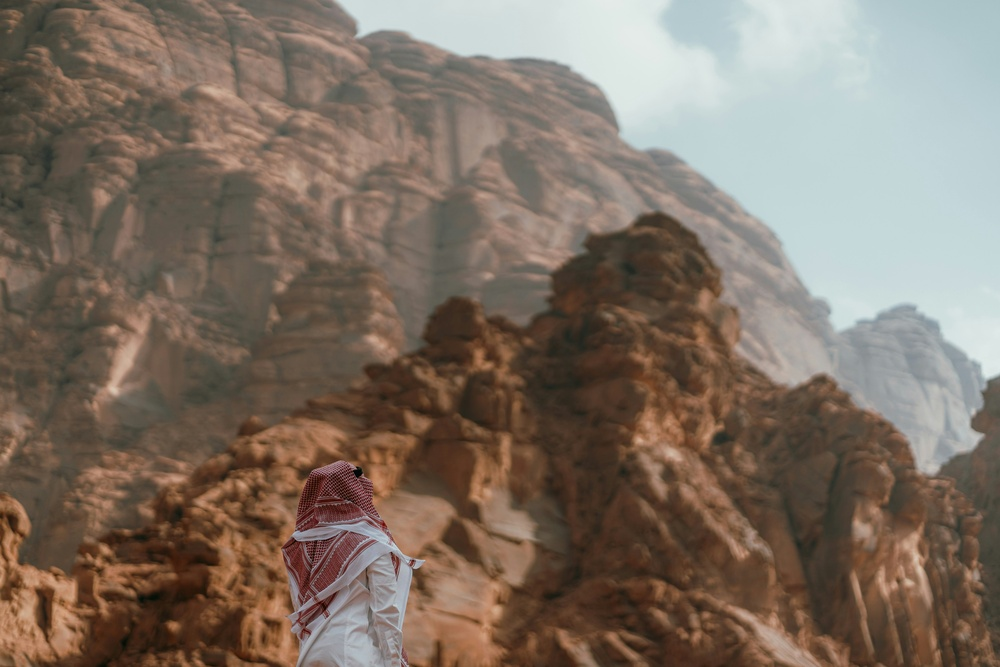
#> input picture image1.jpg, 1000 x 667 px, shrunk from 5400 x 3600 before the run
$ python -i image_compression.py   (imports and definitions only)
#> lines starting #> are read from the running program, lines starting #| are printed output that depends on the picture
import numpy as np
import cv2
from sklearn.decomposition import PCA

def compress_image(image_path, output_path, n_components=50):
    # Load image and convert to RGB
#> called with image_path = 'image1.jpg', output_path = 'out.png', n_components = 50
    img = cv2.cvtColor(cv2.imread(image_path), cv2.COLOR_BGR2RGB)

    # Split into channels
    blue, green, red = cv2.split(img)
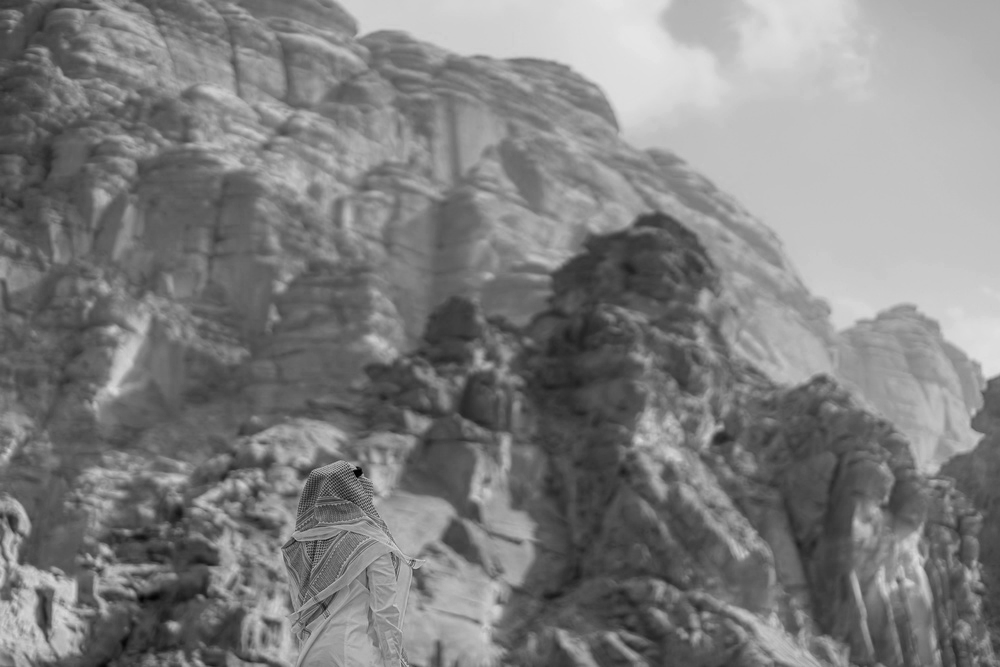
#> blue: shape (667, 1000); min 0, max 229, mean 127.2
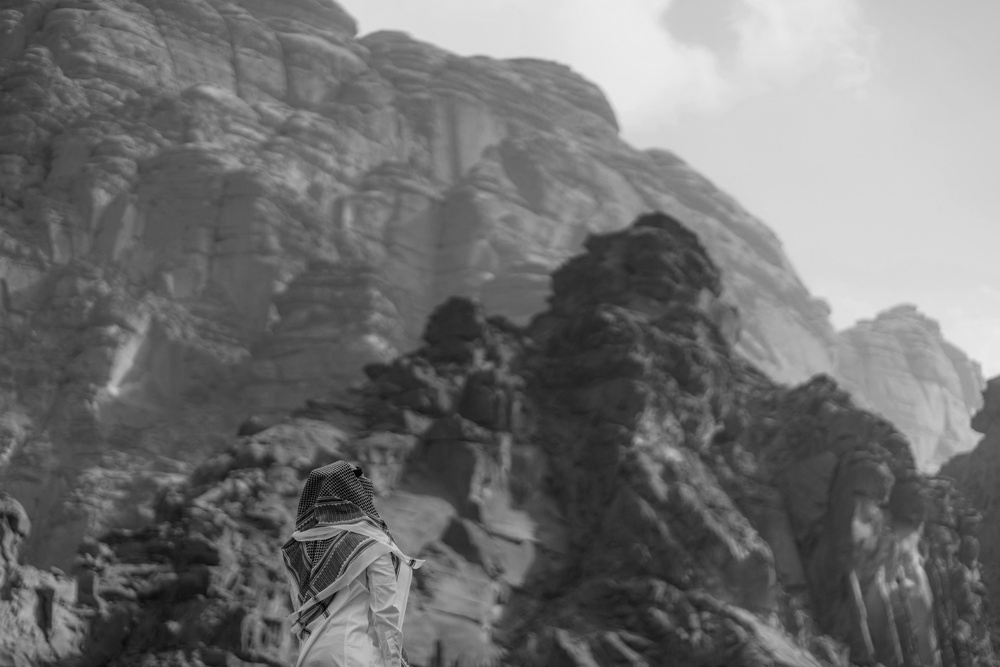
#> green: shape (667, 1000); min 0, max 236, mean 112.9
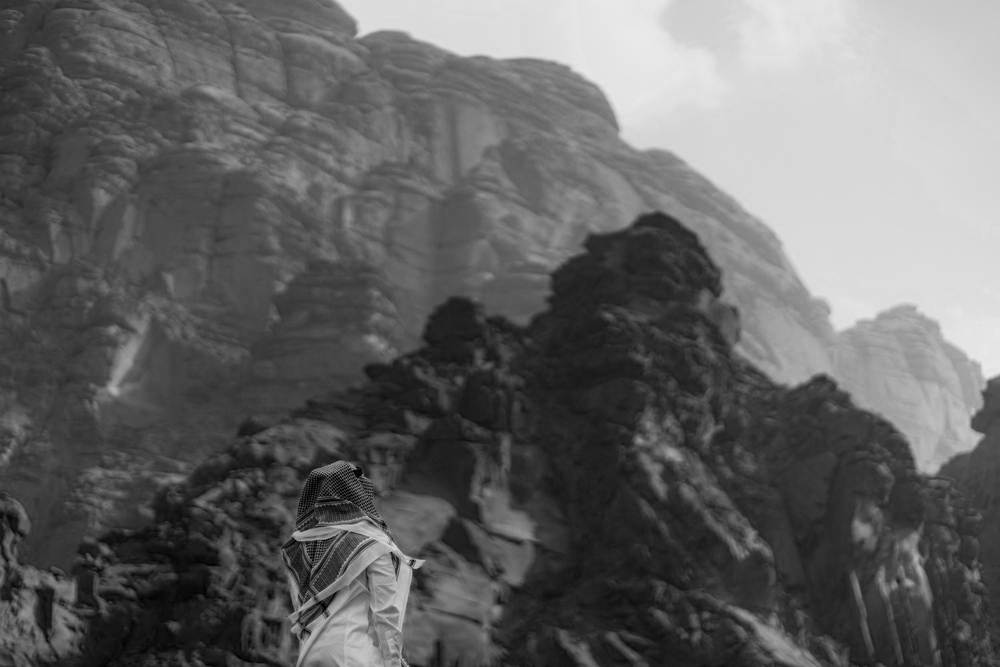
#> red: shape (667, 1000); min 0, max 233, mean 100.5

    # Normalize channels
    df_blue = blue / 255.0
    df_green = green / 255.0
    df_red = red / 255.0

    # Reshape each channel to 2D (for PCA)
    df_blue_flat = df_blue.reshape(-1, df_blue.shape[1])
    df_green_flat = df_green.reshape(-1, df_green.shape[1])
    df_red_flat = df_red.reshape(-1, df_red.shape[1])

    # Perform PCA
    pca_b = PCA(n_components=n_components)
    trans_pca_b = pca_b.fit_transform(df_blue_flat)
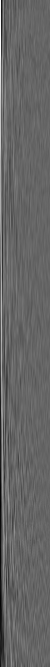
#> trans_pca_b: shape (667, 50) float64; min -4.32, max 6.5, mean -9.54e-17; drawn with min black and max white

    pca_g = PCA(n_components=n_components)
    trans_pca_g = pca_g.fit_transform(df_green_flat)
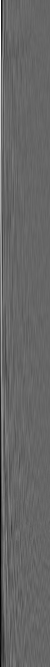
#> trans_pca_g: shape (667, 50) float64; min -5.69, max 8.43, mean 1.12e-16; drawn with min black and max white

    pca_r = PCA(n_components=n_components)
    trans_pca_r = pca_r.fit_transform(df_red_flat)

    # Reconstruct the channels
    b_reconstructed = pca_b.inverse_transform(trans_pca_b).reshape(df_blue.shape)
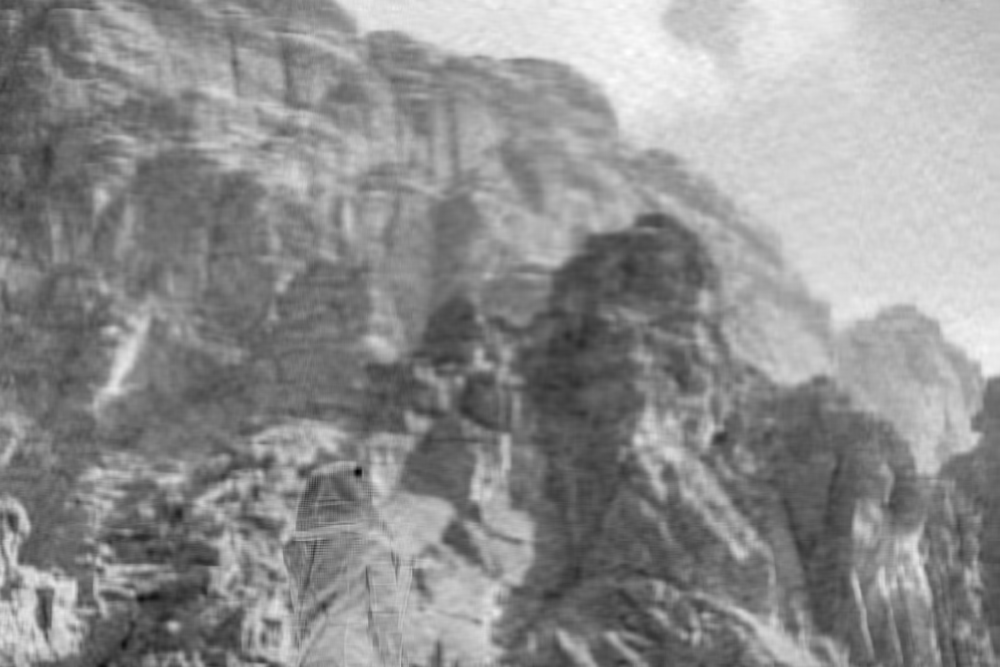
#> b_reconstructed: shape (667, 1000) float64; min -0.0712, max 0.943, mean 0.499; drawn with min black and max white
    g_reconstructed = pca_g.inverse_transform(trans_pca_g).reshape(df_green.shape)
    r_reconstructed = pca_r.inverse_transform(trans_pca_r).reshape(df_red.shape)
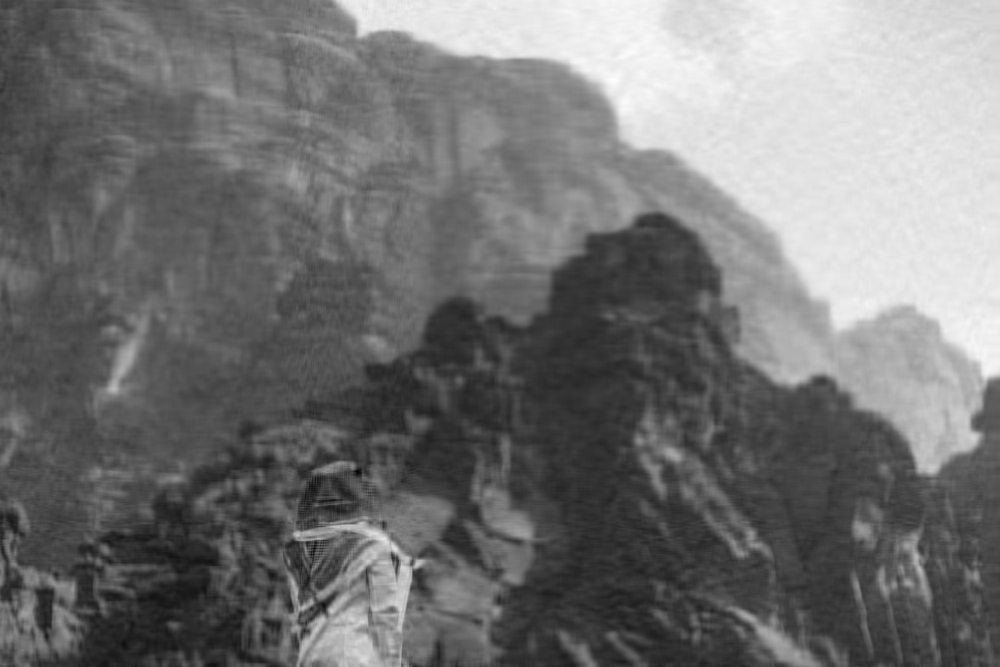
#> r_reconstructed: shape (667, 1000) float64; min -0.0714, max 0.957, mean 0.394; drawn with min black and max white

    # Merge channels and clip to 0-1 range
    img_reduced = np.clip(cv2.merge((b_reconstructed, g_reconstructed, r_reconstructed)), 0, 1)

    # Convert back to original 0-255 scale
    img_reduced = (img_reduced * 255).astype(np.uint8)

    # Save the compressed image
    cv2.imwrite(output_path, cv2.cvtColor(img_reduced, cv2.COLOR_RGB2BGR))


>>> result = compress_image('image1.jpg', 'out.png')
